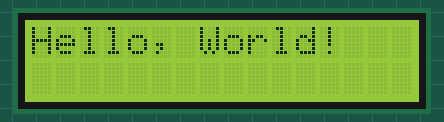
This sketch was run on a simulated Arduino Uno, built with avr-gcc and run on an emulated ATmega328P. On the bench: 16×2 character LCD.

Above: at 0.1 s.
At 5.1 s:
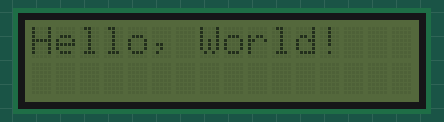

The sketch:

hello_onion_serialmonitor.ino
```cpp
#include <Wire.h>
#include <LiquidCrystal_I2C.h>

// I2C address 0x27, 16 column and 2 rows
LiquidCrystal_I2C lcd(0x27, 16, 2);

void setup() {
  lcd.begin(16, 2); // LCD 초기화
  lcd.backlight();  // 백라이트 켜기
  lcd.setCursor(0, 0); // 첫 번째 줄 첫 번째 칸에 커서 위치 설정
  lcd.print("Hello, World!"); // 메시지 출력

  delay(5000); // 5초 동안 백라이트 켜진 상태로 유지
  lcd.noBacklight(); // 백라이트 끄기
}

void loop() {
  // 아무 작업도 하지 않음
}
```
